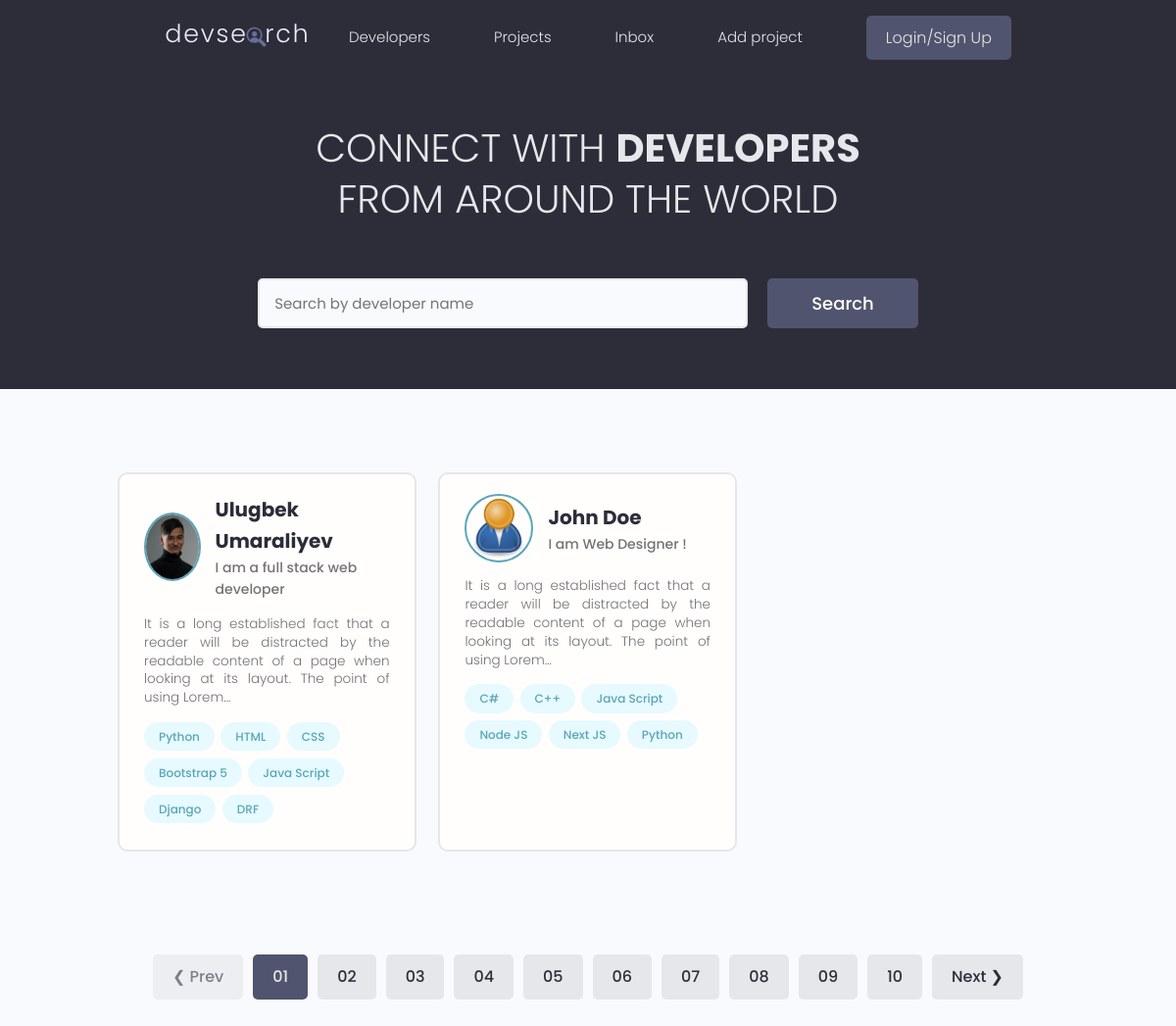
The page / on the database its author committed.
### users/models.py (models this page shows, shortened)
class Profile(models.Model):
    user = models.OneToOneField(to=User, on_delete=models.CASCADE, null=True, blank=True)
    full_name = models.CharField(max_length=200, null=True, blank=True)
    username = models.CharField(max_length=200, null=True, blank=True)
    location = models.CharField(max_length=200, null=True, blank=True)
    email = models.EmailField(max_length=200, null=True, blank=True)
    short_intro = models.CharField(max_length=200, null=True, blank=True)
    bio = models.TextField(null=True, blank=True)
    image = models.ImageField(null=True, blank=True, upload_to='profiles/', default='profiles/user-default.png')
    social_github = models.CharField(max_length=200, null=True, blank=True)
    social_twitter = models.CharField(max_length=200, null=True, blank=True)
    social_linkedin = models.CharField(max_length=200, null=True, blank=True)
    social_website = models.CharField(max_length=200, null=True, blank=True)
    created = models.DateTimeField(auto_now_add=True)
    id = models.UUIDField(default=uuid.uuid4, unique=True, editable=False, primary_key=True)

class Skill(models.Model):
    owner = models.ForeignKey(to=Profile, on_delete=models.CASCADE, null=True, blank=True)
    name = models.CharField(max_length=200)  # null=True, blank=True
    description = models.TextField(null=True, blank=True)
    created = models.DateTimeField(auto_now_add=True)
    id = models.UUIDField(default=uuid.uuid4, unique=True, editable=False, primary_key=True)

### users/views.py (the view)
# urls.py: path('', views.profiles, name='users'),
def profiles(request):
    profiles = models.Profile.objects.all()
    context = {
        'profiles': profiles
    }
    return render(request, 'users/profiles.html', context)

### users/templates/users/profiles.html (shortened to what this page needs)
{% extends 'base.html' %}
{% block content %}
<main class="home">
    <section class="hero-section text-center">
        <div class="container container--narrow">
            <div class="hero-section__box">
                <h2>CONNECT WITH <span>DEVELOPERS</span></h2>
                <h2>FROM AROUND THE WORLD</h2>
            </div>
            <div class="hero-section__search">
                <form class="form" action="#" method="get">
                    <div class="form__field">
                        <input class="input input--text" id="formInput#search" type="text" name="text"
                               placeholder="Search by developer name"/>
                    </div>
                    <input class="btn btn--sub btn--lg" type="submit" value="Search"/>
                </form>
            </div>
        </div>
    </section>
    <section class="devlist">
        <div class="container">
            <div class="grid grid--three">
                {% for profile in profiles %}
                <div class="column card">
                    <div class="dev">
                        <a href="{% url 'profile' pk=profile.id %}" class="card__body">
                            <div class="dev__profile">
                                <img class="avatar avatar--md" src="{{ profile.image.url }}"
                                     alt="image"/>
                                <div class="dev__meta">
                                    <h3>{{ profile.full_name }}</h3>
                                    <h5>{{ profile.short_intro|slice:"60" }}</h5>
                                </div>
                            </div>
                            <p class="dev__info">
                                {{ profile.bio|truncatechars:"150" }}
                            </p>
                            <div class="dev__skills">
                                {% for skill in profile.skill_set.all %}
                                <span class="tag tag--pill tag--main">
                                    <small>{{ skill.name|capfirst }}</small>
                                </span>
                                {% endfor %}
                            </div>
                        </a>
                    </div>
                </div>
                {% endfor %}
            </div>
        </div>
    </section>
    <div class="pagination">
        <ul class="container">
            <li><a href="#" class="btn btn--disabled">&#10094; Prev</a></li>
            <li><a href="#" class="btn btn--sub">01</a></li>
            <li><a href="#" class="btn">02</a></li>
            <li><a href="#" class="btn">03</a></li>
            <li><a href="#" class="btn">04</a></li>
            <li><a href="#" class="btn">05</a></li>
            <li><a href="#" class="btn">06</a></li>
            <li><a href="#" class="btn">07</a></li>
            <li><a href="#" class="btn">08</a></li>
            <li><a href="#" class="btn">09</a></li>
            <li><a href="#" class="btn">10</a></li>
            <li><a href="#" class="btn">Next &#10095;</a></li>
        </ul>
    </div>
</main>
{% endblock content %}

### static/styles/app.css (style rules this page uses)
:root { --color-sub: #2d2d39; }
.btn--sub { background-color: var(--color-sub-light); }
.card { border: 2px solid var(--color-light); }
img { width: 100%; }
.hero-section { height: 40vh; display: flex; align-items: center; background-color: var(--color-sub); }
.hero-section__box { margin-bottom: 4rem; }
.hero-section__box > h2, .hero-section__box > h2 > span { font-size: 4rem; color: var(--color-light); line-height: 1.3; text-transform: uppercase; }
.hero-section__box > h2 { font-weight: 300; }
.hero-section__box > h2 > span { font-weight: 700; }
.hero-section__search > .form { display: flex; align-items: center; justify-content: center; gap: 2rem; }
.hero-section__search > .form input.input--text { width: 50rem; }
.devlist { margin-top: 8rem; }
.devlist .grid { align-items: stretch; }
.devlist .dev .dev__profile { display: flex; align-items: center; gap: 1.5rem; }
.devlist .dev .dev__meta h3 { color: var(--color-sub); font-size: 2rem; font-weight: 700; }
.devlist .dev .dev__meta h5 { color: var(--color-text); font-size: 1.4rem; font-weight: 500; }
.devlist .dev .dev__info { margin: 1.5rem 0; font-size: 1.35rem; line-height: 1.4; text-align: justify; }
.pagination { margin-top: 8rem; margin-bottom: 10rem; }
.pagination > ul { flex-wrap: wrap; list-style: none; display: flex; align-items: center; justify-content: center; gap: 1rem; }
.pagination .btn { color: var(--color-sub); }
.pagination .btn.btn--sub { color: var(--color-light); }

### static/uikit/styles/modules/_variables.css (style rules this page uses)
:root { --color-main: #5aa5b9; --color-main-light: #e6faff; --color-sub: #3f4156; --color-sub-light: #51546e; --color-sub-lighter: #ededfd; --color-text: #737373; --color-gray: #8b8b8b; --color-light: #e5e7eb; --color-light-gray: #767676; --color-bg: #f8fafd; --color-white: #fffefd; --color-white-light: #f3f3f3; --color-success: #359e64; --color-success-bg: #def8e8; --color-error: #fc4b0b; --color-error-bg: #fff2ee; --font-base: 'Poppins', arial, helvetica, 'Segoe UI', roboto, ubuntu, sans-serif; --font-monospace: 'Fira Code', 'Courier New', courier, monospace; --font-regular: 300; --font-medium: 500; --font-bold: 700; --generic-shadow: 1px 1px 5px #00000010; --generic-transition: all 0.3s ease-in-out; }

### static/uikit/styles/modules/_base.css (style rules this page uses)
* { margin: 0; padding: 0; box-sizing: border-box; text-rendering: optimizeLegibility; color: inherit; font-size: inherit; }
html { font-size: 50%; }
@media only screen and (min-width: 480px) { html { font-size: 56.25%; } }
@media only screen and (min-width: 1200px) { html { font-size: 62.5%; } }
body { line-height: 1.6; font-weight: 400; font-size: 1.5rem; color: var(--color-text); background-color: var(--color-bg); min-height: 100vh; }

### static/uikit/styles/modules/_typography.css (style rules this page uses)
* { font-family: var(--font-base); }
h2 { font-size: 3.6rem; font-weight: var(--font-bold); }
h3 { font-size: 3.2rem; font-weight: var(--font-medium); }
h5 { font-size: 2.4rem; font-weight: var(--font-medium); }
h5, h6 { font-weight: var(--font-regular); }
p, span, strong { font-size: 1.6rem; color: var(--color-text); font-weight: var(--font-regular); }
a { padding-bottom: 2px; text-decoration: none; display: inline-block; color: var(--color-main); font-weight: var(--font-medium); }

### static/uikit/styles/modules/_utilities.css (style rules this page uses)
.container { width: 92%; max-width: 165rem; margin: 0 auto; box-sizing: border-box; }
.container--narrow { width: 92%; max-width: 120rem; }
@media screen and (min-width: 1000px) { .container { width: 90%; } }
@media screen and (min-width: 1000px) { .container--narrow { width: 85%; } }
@media screen and (min-width: 1200px) { .container { width: 80%; } }
@media screen and (min-width: 1200px) { .container--narrow { width: 72%; } }
.text-center { text-align: center; }

### static/uikit/styles/modules/_avatar.css (style rules this page uses)
.avatar { border-radius: 50%; border: 2px solid var(--color-main); object-fit: cover; }
.avatar--md { height: 7rem; width: 7rem; }

### static/uikit/styles/modules/_button.css (style rules this page uses)
.btn { display: inline-block; position: relative; cursor: pointer; background-color: var(--color-light); font-weight: var(--font-medium); color: var(--color-sub); text-decoration: none; padding: 1rem 2rem; border-radius: 0.5rem; border: none; width: -webkit-fit-content; width: -moz-fit-content; width: fit-content; height: -webkit-fit-content; height: -moz-fit-content; height: fit-content; font-size: 1.6rem; outline-width: 0; outline-color: transparent; -webkit-backface-visibility: hidden; backface-visibility: hidden; transition: all 0.3s ease-in-out; }
.btn:disabled, .btn--disabled { cursor: not-allowed; opacity: 0.6; }
.btn--sub { background-color: var(--color-sub); color: var(--color-white); }
.btn--lg { font-size: 1.8rem; padding: 1.2rem 4.5rem; }

### rows shown on the page
Profile: image (picture), full_name "Ulugbek Umaraliyev", short_intro "I am a full stack web developer", bio "It is a long established fact that a reader will be distracted by the readable content of a page when looking at its layout. The point of using Lorem…"
Skill: name "Python"
Skill: name "HTML"
Skill: name "CSS"
Skill: name "Bootstrap 5"
Skill: name "Java Script"
Skill: name "Django"
Skill: name "DRF"
Profile: image (placeholder picture), full_name "John Doe", short_intro "I am Web Designer !", bio "It is a long established fact that a reader will be distracted by the readable content of a page when looking at its layout. The point of using Lorem…"
Skill: name "C#"
Skill: name "C++"
Skill: name "Java Script"
Skill: name "Node JS"
Skill: name "Next JS"
Skill: name "Python"
